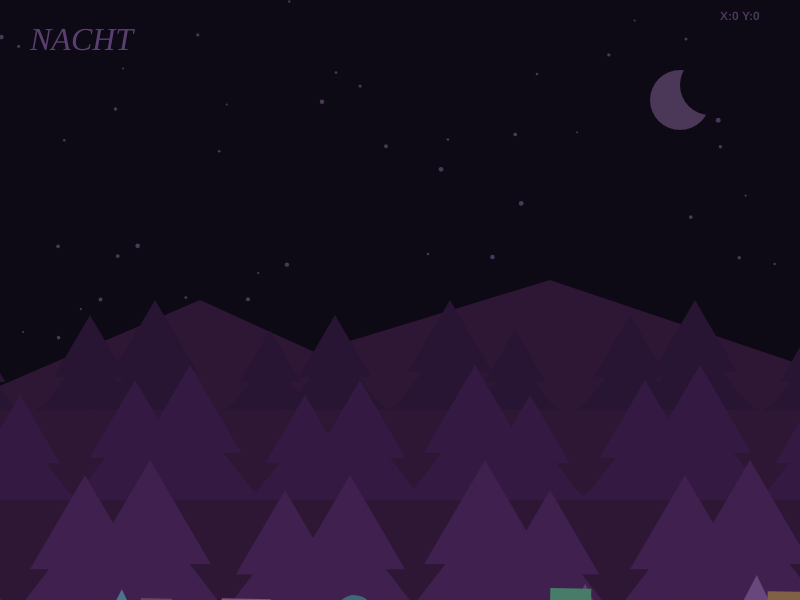
Frame 1 (no input)
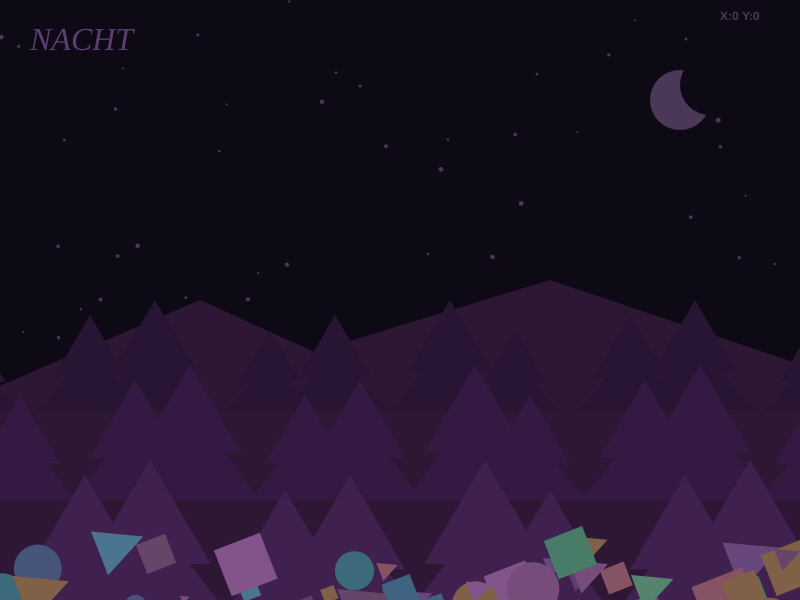
Frame 60 (no input)
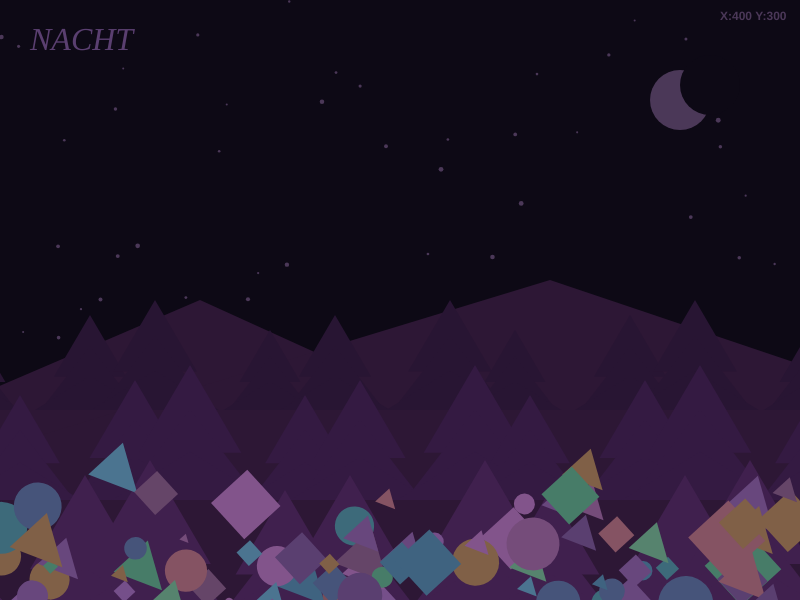
Frame 120 (the mouse pressed at the canvas centre since frame 60)

The p5.js sketch that drew these frames (run headless with seeded random() and noise() and a simulated clock; from frame 60 on, the mouse is pressed at the canvas centre):

// p5.js sketch
// ── sketch.js
// Project colors
let landscapeColors = [
  "#0d0915", // Background
  "#4b3858", // Moon and stars
  "#2d1735"  // Mountains
];

let forestColors = ["#281533", "#341A42", "#40204E"];

// Tree positions and sizes for each row
let backTreeX = [-25, 90, 155, 270, 335, 450, 515, 630, 695, 810];
let backTreeSize = [80, 95, 110, 80, 95, 110, 80, 95, 110, 80];
let middleTreeX = [20, 135, 190, 305, 360, 475, 530, 645, 700, 815];
let middleTreeSize = [105, 120, 135, 105, 120, 135, 105, 120, 135, 105];
let frontTreeX = [-50, 85, 150, 285, 350, 485, 550, 685, 750, 885];
let frontTreeSize = [130, 145, 160, 130, 145, 160, 130, 145, 160, 130];

// Figures random colors
let randomColors = [
  "#5A3F70", "#68477D", "#754F8A",
  "#654568", "#754C7A", "#82548B",
  "#46547A", "#3F6380", "#4B7490",
  "#3D6A7A", "#477C68", "#56836E",
  "#794E59", "#855363", "#806047"
];
let figurePalettes = [
  randomColors,
  ["#F4A261", "#E76F51", "#E9C46A", "#2A9D8F", "#264653"]
];
let activePalette = 0;

// Star positions and sizes
let starX = [];
let starY = [];
let starSize = [];

// Figures position and sizes
let posX = [];
let posY = [];
let posSize = [];
let posSpeed = [];
let posOpacity = [];
let posShape = [];
let posColor = [];

// Draw a tree using three triangles
function drawTree(x, base, size) {
  push();
  translate(x, base);
  scale(size);
  triangle(0, -1, -0.38, -0.35, 0.38, -0.35);
  triangle(0, -0.67, -0.48, -0.05, 0.48, -0.05);
  triangle(0, -0.36, -0.58, 0, 0.58, 0);
  pop();
}

function setup() {
  createCanvas(800, 600);

  // Store random positions and sizes for the stars and figures
  let figureCount = int(random(70, 101));
  for (let i = 0; i < figureCount; i++) {
    // Star
    starX.push(random(0, 800));
    starY.push(random(0, 600));
    starSize.push(random(2, 5));
    // Figures
    posX.push(random(0, width));
    posY.push(random(height, height + 150));
    posSize.push(random(8, 55));
    posSpeed.push(random(0.5, 1.2));
    posOpacity.push(255);
    posShape.push(int(random(0, 3)));
    posColor.push(random(figurePalettes[activePalette]));
  }

}

function keyPressed() {
  if (keyCode === BACKSPACE) {
    for (let i = 0; i < posColor.length; i++) {
      posColor[i] = random(randomColors);
    }
    return false;
  }
}

function draw() {
  background(landscapeColors[0]);

  // ========================================== //
  // Background //
  // ========================================== //

  // Show the mouse position
  push();
  textStyle(BOLD);
  textSize(12);
  fill(landscapeColors[1]);
  text(`X:${int(mouseX)} Y:${int(mouseY)}`, 720, 20);
  pop();

  // Title
  push();
  textFont("Georgia");
  textStyle(ITALIC);
  textSize(32);
  fill(figurePalettes[activePalette][0]);
  text("NACHT", 30, 50);
  pop();

  // Draw the stars saved in setup
  push();
  noStroke();
  fill(landscapeColors[1]);

  for (let i = 0; i < starX.length; i++) {
    circle(starX[i], starY[i], starSize[i]);
  }

  pop();

  // Draw the moon using two circles
  push();
  noStroke();
  fill(landscapeColors[1]);
  circle(680, 100, 60);
  fill(landscapeColors[0]);
  circle(710, 85, 60);
  pop();

  // Draw the mountains
  push();
  noStroke();
  fill(landscapeColors[2]);
  triangle(200, 300, -500, 600, 860, 600);
  triangle(550, 280, -500, 600, 1500, 600);
  pop();

  // Draw the trees from back to front
  push();
  noStroke();

  fill(forestColors[0]);
  for (let i = 0; i < 10; i++) {
    drawTree(backTreeX[i], 410, backTreeSize[i]);
  }

  fill(forestColors[1]);
  for (let i = 0; i < 10; i++) {
    drawTree(middleTreeX[i], 500, middleTreeSize[i]);
  }

  fill(forestColors[2]);
  for (let i = 0; i < 10; i++) {
    drawTree(frontTreeX[i], 620, frontTreeSize[i]);
  }
  pop();

  // Draw the shapes that rise and disappear near the moon
  push();
  noStroke();
  for (let i = 0; i < posX.length; i++) {
    if (posY[i] < 220 && posOpacity[i] > 0) {
      posOpacity[i] -= posSpeed[i] * 2.5;
    }
    if (posOpacity[i] < 0) {
      posOpacity[i] = 0;
    }
    let figureColor = color(posColor[i]);
    figureColor.setAlpha(posOpacity[i]);
    fill(figureColor);

    push();
    translate(posX[i], posY[i]);
    rotate(frameCount / 50);
    let figureSize = posSize[i];
    if (dist(mouseX, mouseY, posX[i], posY[i]) < 50) {
      figureSize *= 2;
    }
    if (posShape[i] === 0) {
      circle(0, 0, figureSize);
    } else if (posShape[i] === 1) {
      square(-figureSize / 2, -figureSize / 2, figureSize);
    } else {
      triangle(
        0, -figureSize / 2,
        -figureSize / 2, figureSize / 2,
        figureSize / 2, figureSize / 2
      );
    }
    pop();

    posY[i] -= posSpeed[i];
    if (posY[i] < 120) {
      posX[i] = random(0, width);
      posY[i] = random(height, height + 150);
      posSize[i] = random(8, 55);
      posSpeed[i] = random(0.5, 1.2);
      posOpacity[i] = 255;
      posShape[i] = int(random(0, 3));
      posColor[i] = random(figurePalettes[activePalette]);
    }
  }
  pop();
}
